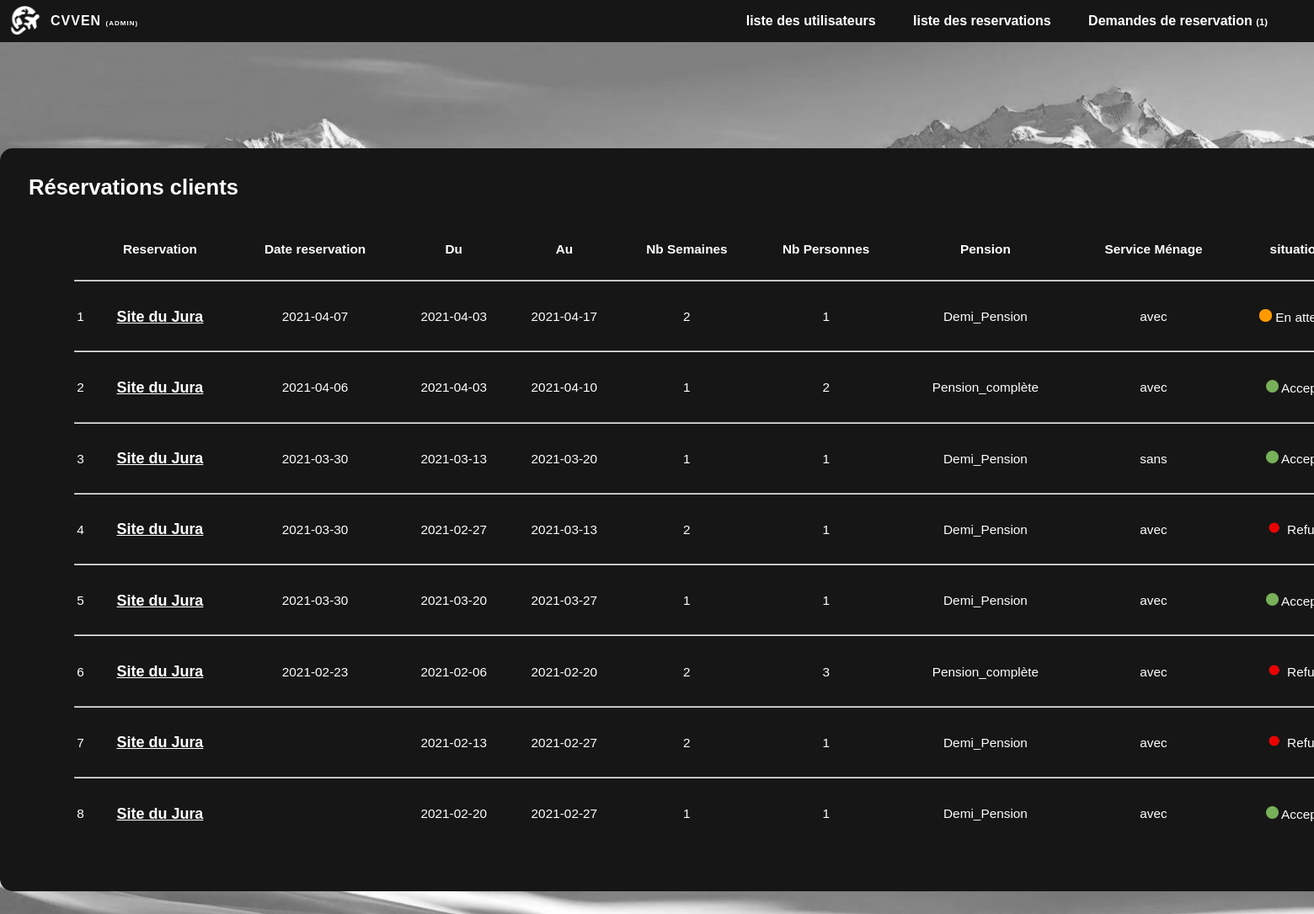
The app's page /admin/listereserv.php (signed in) with its own data.
### tables this page shows
CREATE TABLE `RESERVATION` (
  `id_Reservation` int(11) NOT NULL,
  `Date_Arrivee` date NOT NULL,
  `Date_Depart` date NOT NULL,
  `date-reserv` date DEFAULT NULL,
  `Pension` varchar(50) NOT NULL,
  `Menage` varchar(50) NOT NULL,
  `Nb_Personnes` int(11) NOT NULL,
  `Tarif_Sejour` float NOT NULL,
  `Etat_Reservation` tinyint(50) NOT NULL,
  `id_Client` int(11) NOT NULL,
  `Num_Hebergement` int(11) NOT NULL,
  `Num_Type_Hebergement` int(11) NOT NULL,
  `Situation` int(1) NOT NULL
);

CREATE TABLE `TYPE_HEBERGEMENT` (
  `Num_Type_Hebergement` int(11) NOT NULL,
  `Type_Hebergement` varchar(50) NOT NULL,
  `Description` varchar(50) NOT NULL,
  `Nb_Chambres` int(11) NOT NULL,
  `Tarif` float NOT NULL,
  `Lien_Photo` varchar(100) NOT NULL,
  `Note` varchar(5) NOT NULL
);

### admin/listereserv.php (the view, shortened to what this page needs)
<?php
require('Connexion.php');
$notif = "SELECT * FROM `RESERVATION` WHERE `Situation` = 1 ";
$resultnotif = mysqli_query($conn,$notif) or die(mysql_error());
$query2 = "SELECT `id_Reservation`,`Num_Type_Hebergement`,`Date_Arrivee`,`Date_Depart`,`date-reserv`,`Nb_Personnes`,`Pension`,`Menage`,`Situation` FROM `RESERVATION` ORDER BY `date-reserv` DESC ";
$result2 = mysqli_query($conn,$query2) or die(mysql_error());
?>
<!DOCTYPE html>
<html>
    <head>
        <link rel="stylesheet" type="text/css" href="Styles/style.css">
    </head>
    <body>
        <header class="header">
            <div class="container">
                <a href="index.html" class="logo"><img src="Images/logo.png" width=40px alt="logo du site" style="margin-top: 7px;"/></a>
                <p class="logo" style="margin-left: 50px; margin-top: 0;">CVVEN <span style="font-size: 50%;">(Admin)</span></p>
                <nav class="menu">
                    <a href="listeuser.php"> liste des utilisateurs </a>
                    <a href="listereserv.php"> liste des reservations </a>
                    <a href="reserv.php"> Demandes de reservation <span style="font-size: 70%;">(<?php echo mysqli_num_rows($resultnotif) ?>)</span> </a>
                </nav>
            </div>
        </header>
        <br>
        <br>
        <br>
        <br>
        <br>
        <br>
        <br>
        <center>
            <div id="div_1" style="width: 1700px;  font-size: 80%;">
                <br>
                <h1 style="color: #ffffff; text-align: left; margin-left: 2%;">Réservations clients</h1>
                <br>
                <table style="width: 90% ;font-size: 120%;">
                    <tr style="height: 50px;">
                        <th></th>
                        <th>Reservation</th>
                        <th>Date reservation</th>
                        <th>Du </th>
                        <th>Au</th>
                        <th>Nb Semaines</th>
                        <th>Nb Personnes</th>
                        <th>Pension</th>
                        <th>Service Ménage</th>
                        <th>situation</th>
                    </tr>
                    <?php
                    $cpt = 1;
                    while($rows2 = $result2->fetch_assoc())
                    {
                    echo '
                    <tr>
                        <td colspan="10">
                            <hr style="color: #ffffff;">
                        </td>
                    <tr>
                    <tr style="height: 50px; text-align: center;">
                        <td>'. $cpt .'</td>
                        <td><u><h3 id="h3_01"><a style="color: #ffffff;" href="Details.php?id=1">';
                        $num = $rows2['Num_Type_Hebergement'];
                        $query4 = "SELECT `Type_Hebergement` FROM `TYPE_HEBERGEMENT` WHERE `Num_Type_Hebergement` = '$num'";
                        $result4 = mysqli_query($conn,$query4) or die(mysql_error());
                        $rows4 = mysqli_num_rows($result4);
                        if($rows4==1)
                        {
                            while($rows4 = $result4->fetch_assoc())
                            {
                                echo $rows4["Type_Hebergement"];
                            }
                        }
                        echo'</a></h3></u></td>
                        <td>'. $rows2["date-reserv"]. '</td>
                        <td>'; $datetime1 = $rows2["Date_Arrivee"]; echo $datetime1; echo'</td>
                        <td>'; $datetime2 = $rows2["Date_Depart"]; echo $datetime2; echo'</td>
                        <td>';
                        $date1 = date_create($datetime1);
                        $date2 = date_create($datetime2);
                        $interval = date_diff($date1, $date2);
                        echo ($interval->format('%a')/7);
                        echo'</td>
                        <td>'. $rows2["Nb_Personnes"]. '</td>
                        <td>'. $rows2["Pension"]. '</td>
                        <td>'. $rows2["Menage"]. '</td>
                        <td>';
                        $situation = $rows2["Situation"];
                        if ($situation == 1){
                            echo '<img src=\'Images/orange.png\' style="height: 15px;"> En attente';
                        }
                        elseif ($situation == 2) {
                            echo '<img src=\'Images/verte.png\' style="height: 15px;"> Accepté';
                        }
                        elseif ($situation == 3) {
                            echo '<img src=\'Images/rouge.png\' style="height: 15px;"> Refusé';
                        }
                        else {
                            echo '?';
                        }
                        echo '</td>
                    </tr>';
                    $cpt = $cpt + 1;
                    }
                    ?>
                </table>
            </div>
        <center>
        <div style="height : 100px;">
        </div>
</body>
</html>

### admin/Styles/style.css (style rules this page uses)
body, html { padding: 0; margin: 0; scrollbar-color: rgb(22, 22, 22) #5e5e5e; }
body { font-family: "Gill Sans", sans-serif; background-image: url('../Images/fond.jpg'); background-repeat: no-repeat; background-attachment: fixed; background-size: cover; color: #ffffff; margin: 0; }
a, a:hover { text-decoration: none; }
.header { background-color: rgb(22, 22, 22); height: 50px; line-height: 50px; padding-left: 10px; }
.logo { position: absolute; color: #ffffff; text-transform: uppercase; font-weight: bold; letter-spacing: 1px; float: left; }
.menu { float: right; font-weight: bold; padding-right: 15px; }
.menu a { color: #ffffff; margin-right: 40px; }
#div_1 { background-color: rgb(22, 22, 22); width: 40%; border-radius: 15px; padding-bottom: 60px; }
#h3_01 { color: #ffffff; }

### records on screen
reservation: value "2021-04-07", Date_Arrivee "2021-04-03", Date_Depart "2021-04-17", $interval->format('%a')/7 "2", Nb_Personnes "1", Pension "Demi_Pension", Menage "avec", Situation 1 (drawn)
type_hebergement: Type_Hebergement "Site du Jura"
reservation: value "2021-04-06", Date_Arrivee "2021-04-03", Date_Depart "2021-04-10", $interval->format('%a')/7 "1", Nb_Personnes "2", Pension "Pension_complète", Menage "avec", Situation 2 (drawn)
reservation: value "2021-03-30", Date_Arrivee "2021-03-13", Date_Depart "2021-03-20", $interval->format('%a')/7 "1", Nb_Personnes "1", Pension "Demi_Pension", Menage "sans", Situation 2 (drawn)
reservation: value "2021-03-30", Date_Arrivee "2021-02-27", Date_Depart "2021-03-13", $interval->format('%a')/7 "2", Nb_Personnes "1", Pension "Demi_Pension", Menage "avec", Situation 3 (drawn)
reservation: value "2021-03-30", Date_Arrivee "2021-03-20", Date_Depart "2021-03-27", $interval->format('%a')/7 "1", Nb_Personnes "1", Pension "Demi_Pension", Menage "avec", Situation 2 (drawn)
reservation: value "2021-02-23", Date_Arrivee "2021-02-06", Date_Depart "2021-02-20", $interval->format('%a')/7 "2", Nb_Personnes "3", Pension "Pension_complète", Menage "avec", Situation 3 (drawn)
reservation: Date_Arrivee "2021-02-13", Date_Depart "2021-02-27", $interval->format('%a')/7 "2", Nb_Personnes "1", Pension "Demi_Pension", Menage "avec", Situation 3 (drawn)
reservation: Date_Arrivee "2021-02-20", Date_Depart "2021-02-27", $interval->format('%a')/7 "1", Nb_Personnes "1", Pension "Demi_Pension", Menage "avec", Situation 2 (drawn)

### other values on screen
mysqli_num_rows($resultnotif) "1"
